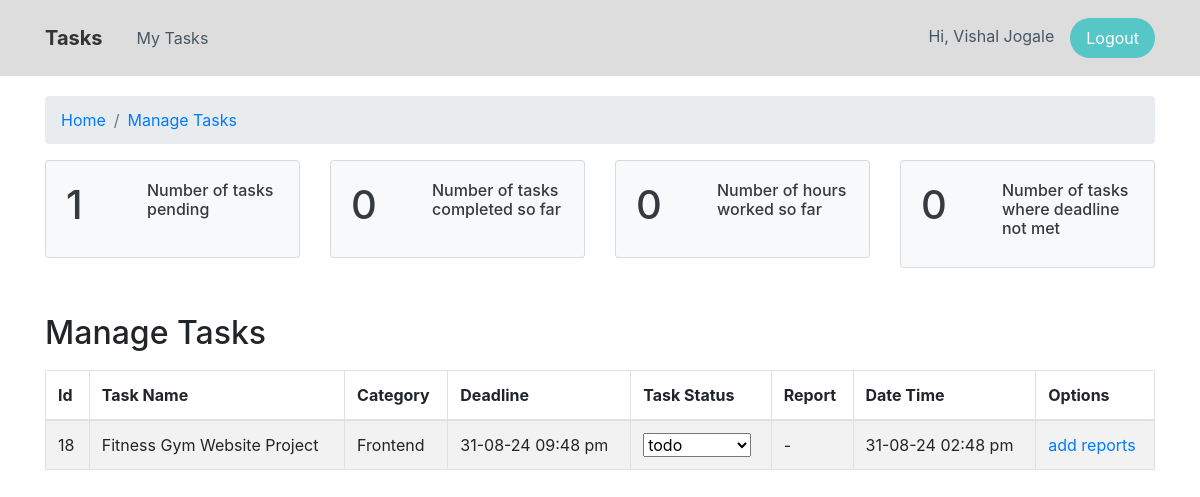
Screenshot of /employee-tasks.php (signed in) with the database file from the repository.
### tables this page shows
CREATE TABLE `tasks` (
  `id` int(20) NOT NULL,
  `employee_id` int(20) NOT NULL,
  `task_name` varchar(80) NOT NULL,
  `estimated_time` int(20) NOT NULL,
  `completed_time` int(20) DEFAULT NULL,
  `category` varchar(50) DEFAULT NULL,
  `task_status` varchar(50) NOT NULL,
  `report` varchar(100) DEFAULT NULL,
  `date_time` datetime NOT NULL
);

### EmployeeClass.php (called while the page is built, shortened)
<?php
class EmployeeClass extends Main
{
    public function __construct()
    {
        include 'config/config.php';
        $this->mysqli = $mysqli;
    }
    public function get_employee_tasks(){
        $id = $_SESSION['employee_id'];
        $tasks = mysqli_query($this->mysqli,"Select * from tasks where employee_id = '$id' order by id desc");
        return $tasks;
    }
    public function get_reports(){
        $id = $_SESSION['employee_id'];
        $query = "Select
                  sum(case when task_status != 'completed' then 1 else 0 end) as tasks_pending,
                  sum(case when task_status = 'completed' then 1 else 0 end) as tasks_completed,
                  sum(completed_time) as total_worked_hrs,
                  sum(case when completed_time > estimated_time then 1 else 0 end) as deadline_not_met
                  from tasks where employee_id = '$id'";
        $report = mysqli_query($this->mysqli,$query);
        return $report;
    }
}

### employee-tasks.php (the view, shortened to what this page needs)
<?php
require_once "EmployeeClass.php";
$employee = new EmployeeClass();
$tasks = $employee->get_employee_tasks();
$overall = mysqli_fetch_assoc($employee->get_reports());
?>
<!DOCTYPE html>
<html lang="en">
<head>
    <link rel="stylesheet" href="assets/bootstrap/css/bootstrap.min.css">
    <link rel="stylesheet" href="assets/css/styles.css">
</head>
<body>
<?include_once "navigation.php"?>
<section>
    <div class="container">
        <ol class="breadcrumb" style="margin-top: 20px;">
            <li class="breadcrumb-item"><a href="index.php"><span>Home</span></a></li>
            <li class="breadcrumb-item"><a href="#"><span>Manage Tasks</span></a></li>
        </ol>
    </div>
</section>
<div class="container">
    <div class="row">
        <div class="col-md-3">
            <div class="card text-dark bg-light mb-3" style="max-width: 18rem;">
                <div class="card-body">
                    <div class="row">
                        <div class="col-4">
                            <h1 id="tasks-pending"><?=$overall['tasks_pending']?></h1>
                        </div>
                        <div class="col-8">
                            <h6>Number of tasks pending</h6>
                        </div>
                    </div>
                </div>
            </div>
        </div>
        <div class="col-md-3">
            <div class="card text-dark bg-light mb-3" style="max-width: 18rem;">
                <div class="card-body">
                    <div class="row">
                        <div class="col-4">
                            <h1 id="tasks-completed"><?=$overall['tasks_completed']?></h1>
                        </div>
                        <div class="col-8">
                            <h6>Number of tasks completed so far</h6>
                        </div>
                    </div>
                </div>
            </div>
        </div>
        <div class="col-md-3">
            <div class="card text-dark bg-light mb-3" style="max-width: 18rem;">
                <div class="card-body">
                    <div class="row">
                        <div class="col-4">
                            <h1 id="total-hrs"><?=$overall['total_worked_hrs']?></h1>
                        </div>
                        <div class="col-8">
                            <h6>Number of hours worked so far</h6>
                        </div>
                    </div>
                </div>
            </div>
        </div>
        <div class="col-md-3">
            <div class="card text-dark bg-light mb-3" style="max-width: 18rem;">
                <div class="card-body">
                    <div class="row">
                        <div class="col-4">
                            <h1 id="deadline"><?=$overall['deadline_not_met']?></h1>
                        </div>
                        <div class="col-8">
                            <h6>Number of tasks where deadline not met</h6>
                        </div>
                    </div>
                </div>
            </div>
        </div>
    </div>
</div>
<section>
    <div class="container" style="margin-top: 20px;margin-bottom: 20px;">
        <h2 style="padding: 10px 0">Manage Tasks</h2><table id="example" class="table table-striped table-bordered" cellspacing="0" width="100%">
            <thead>
            <tr>
                <th>Id</th>
                <th>Task Name</th>
                <th>Category</th>
                <th>Deadline</th>
                <th>Task Status</th>
                <th>Report</th>
                <th>Date Time</th>
                <th>Options</th>
            </tr>
            </thead>
            <tbody>
            <?if($tasks):?>
                <?while ($row = mysqli_fetch_assoc($tasks)):?>
                    <tr>
                        <td><?=$row['id']?></td>
                        <td><?=$row['task_name']?></td>
                        <td><?=$row['category']?></td>
                        <td><?=date("d-m-y h:i a",strtotime($row['date_time']." +".$row['estimated_time']." hour"))?></td>
                        <td>
                            <select id="taskstatus-<?=$row['id']?>" name="task_status" onchange="ChangeStatus(this,<?=$row['id']?>)">
                                <option value="todo">todo</option>
                            </select>
                        </td>
                        <td><?=(is_null($row['report']))?"-":$row['report']?></td>
                        <td><?=date("d-m-y h:i a",strtotime($row['date_time']))?></td>
                        <td><a class="table-links" href="add-reports.php?id=<?=$row['id']?>">add reports</a></td>
                    </tr>
                <?endwhile;?>
            <?endif;?>
            </tbody>
        </table>
    </div>
</section>
</body>
</html>

### rows the page displays
tasks: id "18", task_name "Fitness Gym Website Project", category "Frontend", date_time+estimated_time "31-08-24 09:48 pm", task_status "todo", date_time "31-08-24 02:48 pm"

### other values shown
$_SESSION['employee_name'] "Vishal Jogale"
$overall['tasks_pending'] "1"
$overall['tasks_completed'] "0"
$overall['total_worked_hrs'] "0"
$overall['deadline_not_met'] "0"
